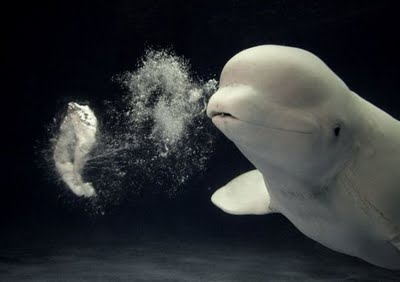
#> input picture source0.jpg, 400 x 282 px
$ python UAS_ImageProcessing_RendiAgumPratama_171011400013.py
#> lines starting #> are read from the running program, lines starting #| are printed output that depends on the picture; after the words box and inside, x2 and y2 are one past the last pixel; in counts of white or black regions, pixels touching at a corner belong together
# This is the final project for ENGI 7854 - Image Processing
# written by Matthew Hiscock (201535705) and Jillian Breau (201624079).
# The goal of this project is to get an image of text ready
# for optical character recognition to be used in a math equation solver.

import numpy as np
import cv2 as cv
from matplotlib import pyplot as plt


def pre_process(img_file):

#> called with img_file = 'source0.jpg'
    original_img = cv.imread(img_file)
#> original_img is the input picture: shape (282, 400, 3); mean B, G, R 52.9, 51, 48.3

    gray_img = cv.cvtColor(original_img, cv.COLOR_BGR2GRAY)

    gaussian_img = cv.GaussianBlur(gray_img, (3, 3), 0)

    adaptive_thresh_img = cv.adaptiveThreshold(gaussian_img, 255, cv.ADAPTIVE_THRESH_MEAN_C, cv.THRESH_BINARY, 51, 11)
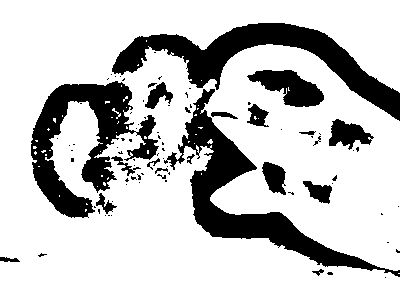
#> adaptive_thresh_img: shape (282, 400); 76.1% white; 87 black regions (66 under 20 px), largest, box (x1, y1, x2, y2) and area: (112, 23, 400, 121) 7557, (164, 89, 400, 277) 7512, (31, 81, 159, 218) 7002

    averaged_img = cv.blur(adaptive_thresh_img, (5, 5))
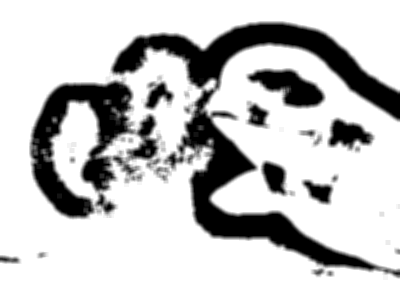
#> averaged_img: shape (282, 400); min 0, max 255, mean 194

    global_thresh_img = cv.threshold(averaged_img, 170, 255, cv.THRESH_BINARY)[1]
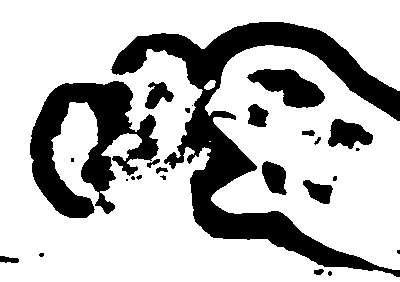
#> global_thresh_img: shape (282, 400); 73.6% white; 26 black regions (11 under 20 px), largest, box (x1, y1, x2, y2) and area: (111, 22, 400, 277) 16563, (30, 81, 159, 218) 8291, (247, 69, 325, 108) 1724

    inv_img = cv.bitwise_not(global_thresh_img)

    skew_corrected_img = skew_correct(inv_img)

    closed_img = cv.morphologyEx(skew_corrected_img, cv.MORPH_CLOSE, np.ones((5, 5), np.uint8))

    images = [original_img,        gray_img,           gaussian_img,
              adaptive_thresh_img, averaged_img,       global_thresh_img,
              inv_img,             skew_corrected_img, closed_img]
    img_titles = ["Original",           "Grayscale",       "Smooth with Gauss",
                  "Adaptive Threshold", "Smooth with Avg", "Global Threshold",
                  "Invert",             "Correct Skew",    "Close"]

    fig_9_steps = plt.figure(figsize=(12, 9))
    fig_9_steps.suptitle(img_file + " Processing Steps")
    for i in range(9):
        plt.subplot(3, 3, i + 1)
        plt.imshow(images[i], 'gray')
        plt.title(img_titles[i])
        plt.xticks([]),plt.yticks([])
    plt.show()

    fig_output_image = plt.figure(figsize=(12, 9))
    plt.imshow(closed_img, 'gray')
    plt.title(img_file + " Final Output Image")
    plt.xticks([]),plt.yticks([])
    plt.show()


def skew_correct(skewed_img):
    coords = np.column_stack(np.where(skewed_img > 0))
#> coords = 29749 pairs, first value 22 to 276, second value 0 to 399
    angle = cv.minAreaRect(coords)[-1]
#> angle = -2.3

    if angle < -45:
        angle = -(90 + angle)
    else:
        angle = -angle
#> angle = 2.3

    height, width = skewed_img.shape[:2]
#> height = 282; width = 400
    center = (width // 2, height // 2)
#> center = (200, 141)

    matrix = cv.getRotationMatrix2D(center, angle, 1.0)
#> matrix = [[0.999, 0.0401, -5.49], [-0.0401, 0.999, 8.13]]
    unskewed_img = cv.warpAffine(skewed_img, matrix, (width, height), flags = cv.INTER_CUBIC, borderMode = cv.BORDER_REPLICATE)
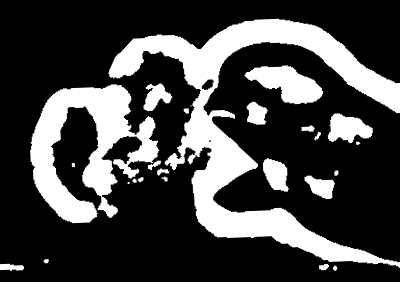
#> unskewed_img: shape (282, 400); min 0, max 255, mean 67.3
    return unskewed_img


def main():

    img_file_lst = ["source0.jpg", "source1.jpg", "source2.jpg", "source3.jpg"]

    for img_file in img_file_lst:
        pre_process(img_file)
#> pass 2 of the loop in main, `for img_file in img_file_lst:`:
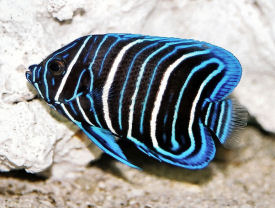
#> input picture source1.jpg, 275 x 208 px
#> in pre_process, original_img is the input picture: shape (208, 275, 3); mean B, G, R 154.3, 153.3, 149.3
#> gray_img: shape (208, 275)
#> gaussian_img: shape (208, 275)
#> in pre_process (call 2), `adaptive_thresh_img = cv.adaptiveThreshold(gaussian_img, 255, cv.ADAPT..`:
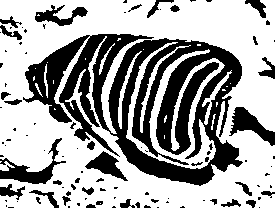
#> adaptive_thresh_img: shape (208, 275); 63.8% white; 99 black regions (67 under 20 px), largest, box (x1, y1, x2, y2) and area: (23, 34, 243, 186) 15852, (0, 138, 66, 184) 858, (229, 107, 275, 146) 736
#> averaged_img: shape (208, 275)
#> global_thresh_img: shape (208, 275); 56.8% white; 39 black regions (13 under 20 px), largest, box (x1, y1, x2, y2) and area: (0, 33, 243, 186) 19814, (0, 138, 64, 185) 1047, (229, 106, 275, 146) 826
#> in pre_process (call 2), `closed_img = cv.morphologyEx(skew_corrected_img, cv.MORPH_CLOSE, np.on..`:
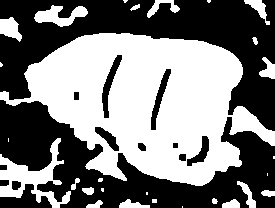
#> closed_img: shape (208, 275); 48.6% white; 28 white regions (10 under 20 px), largest, box (x1, y1, x2, y2) and area: (0, 33, 275, 186) 23546, (0, 138, 71, 208) 1722, (34, 5, 88, 27) 602
#> pass 3 of the loop in main, `for img_file in img_file_lst:`:
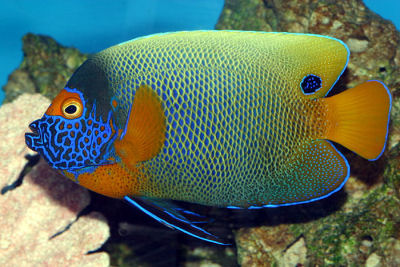
#> input picture source2.jpg, 400 x 267 px
#> in pre_process, original_img is the input picture: shape (267, 400, 3); mean B, G, R 93.6, 111.4, 91.6
#> gray_img: shape (267, 400)
#> gaussian_img: shape (267, 400)
#> in pre_process (call 3), `adaptive_thresh_img = cv.adaptiveThreshold(gaussian_img, 255, cv.ADAPT..`:
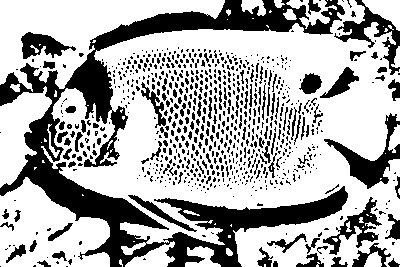
#> adaptive_thresh_img: shape (267, 400); 67.3% white; 762 black regions (646 under 20 px), largest, box (x1, y1, x2, y2) and area: (0, 0, 348, 267) 19117, (324, 113, 400, 189) 1554, (334, 0, 400, 75) 1242
#> averaged_img: shape (267, 400)
#> global_thresh_img: shape (267, 400); 61.4% white; 131 black regions (71 under 20 px), largest, box (x1, y1, x2, y2) and area: (0, 0, 349, 267) 22893, (136, 65, 315, 177) 5800, (322, 198, 400, 267) 1901
#> in pre_process (call 3), `closed_img = cv.morphologyEx(skew_corrected_img, cv.MORPH_CLOSE, np.on..`:
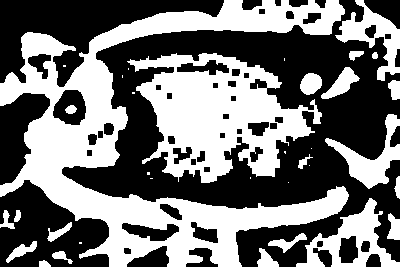
#> closed_img: shape (267, 400); 45.5% white; 35 white regions (13 under 20 px), largest, box (x1, y1, x2, y2) and area: (0, 0, 349, 267) 26276, (127, 53, 322, 183) 13163, (296, 198, 400, 267) 2536
#> the loop made 4 passes; the first 3 are shown


if __name__ == "__main__":
    main()
